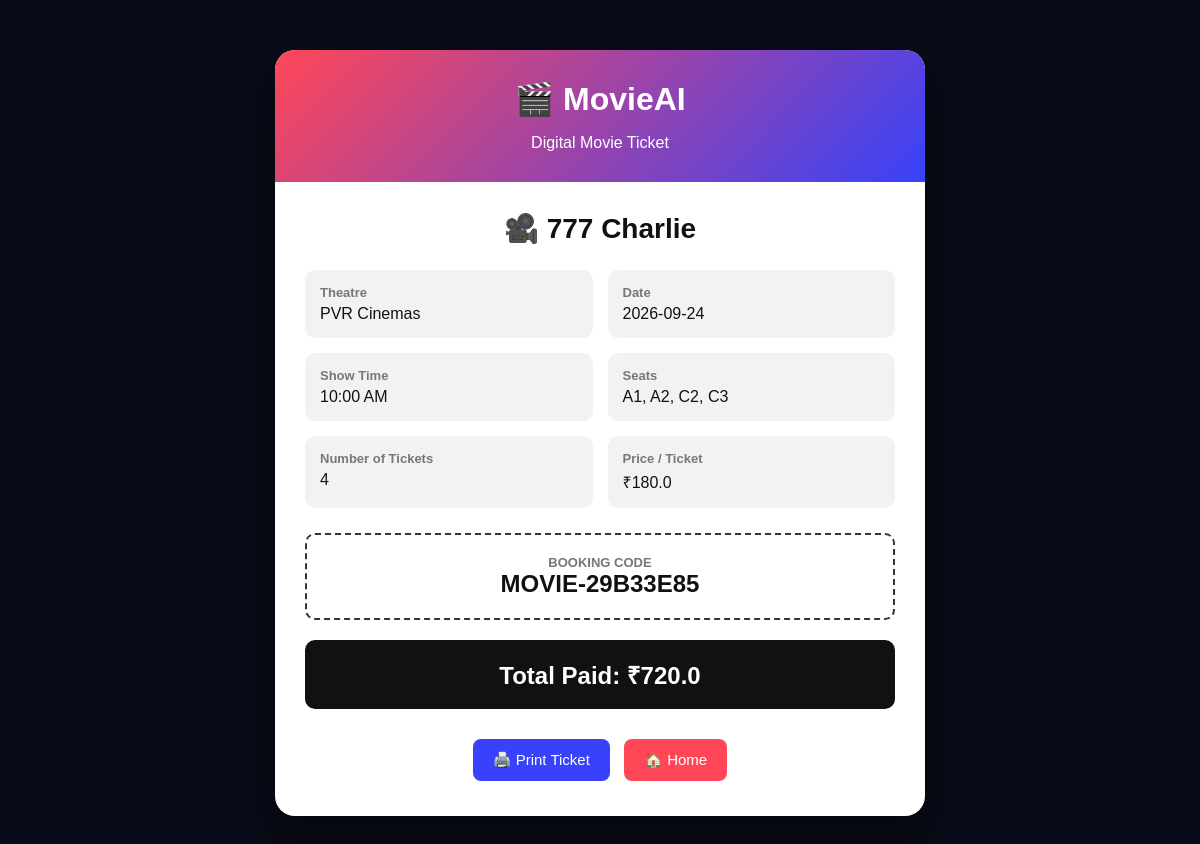
Screenshot of /ticket/2 (signed in) with the database file from the repository.
### tables this page shows
CREATE TABLE bookings (
            id INTEGER PRIMARY KEY AUTOINCREMENT,
            booking_code TEXT UNIQUE NOT NULL,
            username TEXT NOT NULL,
            movie_name TEXT NOT NULL,
            theatre TEXT NOT NULL,
            booking_date TEXT NOT NULL,
            show_time TEXT NOT NULL,
            seats TEXT NOT NULL,
            quantity INTEGER NOT NULL,
            price REAL NOT NULL,
            total REAL NOT NULL,
            created_at TEXT NOT NULL
        , status TEXT DEFAULT 'Confirmed');

### app.py (the view)
@app.route(
    "/ticket/<int:booking_id>"
)
@login_required
def ticket_page(booking_id):
    connection = get_db()
    booking = connection.execute("""
        SELECT *
        FROM bookings
        WHERE id = ?
        AND username = ?
    """, (
        booking_id,
        session["username"]
    )).fetchone()
    connection.close()
    if not booking:
        return redirect(
            url_for(
                "bookings_page"
            )
        )
    return render_template(
        "ticket.html",
        booking=dict(booking)
    )

### app.py (called while the page is built)
def get_db():
    connection = sqlite3.connect(
        DATABASE,
        timeout=10
    )
    connection.row_factory = sqlite3.Row
    return connection

def login_required(function):
    @wraps(function)
    def wrapper(
        *args,
        **kwargs
    ):
        if "username" not in session:
            return redirect(
                url_for("login")
            )
        return function(
            *args,
            **kwargs
        )
    return wrapper

### templates/ticket.html (shortened to what this page needs)
<!DOCTYPE html>
<html lang="en">
<head>
</head>
<body>
<div class="page">
    <div class="ticket">
        <div class="ticket-top">
            <h1>🎬 MovieAI</h1>
            <p>
                Digital Movie Ticket
            </p>
        </div>
        <div class="ticket-body">
            <div class="movie-title">
                🎥 {{ booking.movie_name }}
            </div>
            <div class="details">
                <div class="detail">
                    <strong>Theatre</strong>
                    {{ booking.theatre }}
                </div>
                <div class="detail">
                    <strong>Date</strong>
                    {{ booking.booking_date }}
                </div>
                <div class="detail">
                    <strong>Show Time</strong>
                    {{ booking.show_time }}
                </div>
                <div class="detail">
                    <strong>Seats</strong>
                    {{ booking.seats }}
                </div>
                <div class="detail">
                    <strong>Number of Tickets</strong>
                    {{ booking.quantity }}
                </div>
                <div class="detail">
                    <strong>Price / Ticket</strong>
                    ₹{{ booking.price }}
                </div>
            </div>
            <div class="booking-id">
                <strong>BOOKING CODE</strong>
                <span>
                    {{ booking.booking_code }}
                </span>
            </div>
            <div class="total">
                Total Paid: ₹{{ booking.total }}
            </div>
            <div class="actions">
                <button onclick="window.print()">
                    🖨️ Print Ticket
                </button>
                <a href="{{ url_for('home') }}"
                   class="home-btn">
                    🏠 Home
                </a>
            </div>
        </div>
    </div>
</div>
</body>
</html>

### templates/ticket.html (style rules this page uses)
body { margin: 0; font-family: Arial, sans-serif; background: #080c18; color: white; }
.page { width: 90%; max-width: 650px; margin: 50px auto; }
.ticket { background: white; color: #111; border-radius: 20px; overflow: hidden; box-shadow: 0 20px 50px rgba(0,0,0,0.5); }
.ticket-top { background: linear-gradient(135deg, #ff4757, #3742fa); color: white; padding: 30px; text-align: center; }
.ticket-top h1 { margin: 0; font-size: 32px; }
.ticket-top p { margin-bottom: 0; }
.ticket-body { padding: 30px; }
.movie-title { text-align: center; font-size: 28px; font-weight: bold; margin-bottom: 25px; }
.details { display: grid; grid-template-columns: 1fr 1fr; gap: 15px; }
.detail { background: #f2f2f2; padding: 15px; border-radius: 10px; }
.detail strong { display: block; color: #777; font-size: 13px; margin-bottom: 5px; }
.booking-id { margin-top: 25px; padding: 20px; border: 2px dashed #333; text-align: center; border-radius: 10px; }
.booking-id strong { display: block; font-size: 13px; color: #777; }
.booking-id span { font-size: 24px; font-weight: bold; }
.total { margin-top: 20px; padding: 18px; background: #111; color: white; text-align: center; border-radius: 10px; font-size: 24px; font-weight: bold; }
.actions { text-align: center; margin-top: 25px; }
button, .home-btn { border: none; padding: 12px 20px; margin: 5px; border-radius: 8px; cursor: pointer; text-decoration: none; display: inline-block; font-size: 15px; }
button { background: #3742fa; color: white; }
.home-btn { background: #ff4757; color: white; }

### rows the page displays
bookings: movie_name "777 Charlie", theatre "PVR Cinemas", booking_date "2026-09-24", show_time "10:00 AM", seats "A1, A2, C2, C3", quantity "4", price "180.0", booking_code "MOVIE-29B33E85", total "720.0"
